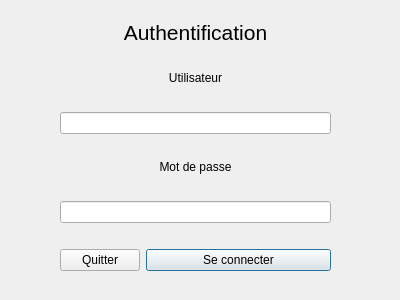
<?xml version="1.0" encoding="UTF-8"?>
<ui version="4.0">
 <class>AuthDialog</class>
 <widget class="QDialog" name="AuthDialog">
  <property name="geometry">
   <rect>
    <x>0</x>
    <y>0</y>
    <width>400</width>
    <height>300</height>
   </rect>
  </property>
  <property name="windowTitle">
   <string>Authentication</string>
  </property>
  <widget class="QWidget" name="formLayoutWidget">
   <property name="geometry">
    <rect>
     <x>60</x>
     <y>20</y>
     <width>271</width>
     <height>251</height>
    </rect>
   </property>
   <layout class="QFormLayout" name="formLayout">
    <item row="8" column="0" colspan="2">
     <widget class="QLineEdit" name="authPasswordLineEdit">
      <property name="echoMode">
       <enum>QLineEdit::Password</enum>
      </property>
     </widget>
    </item>
    <item row="6" column="0" colspan="2">
     <widget class="QLabel" name="authPasswordLabel">
      <property name="text">
       <string>Mot de passe</string>
      </property>
      <property name="alignment">
       <set>Qt::AlignCenter</set>
      </property>
     </widget>
    </item>
    <item row="4" column="0" colspan="2">
     <widget class="QLineEdit" name="authUsernameLineEdit"/>
    </item>
    <item row="3" column="0" colspan="2">
     <spacer name="verticalSpacer">
      <property name="orientation">
       <enum>Qt::Vertical</enum>
      </property>
      <property name="sizeHint" stdset="0">
       <size>
        <width>20</width>
        <height>40</height>
       </size>
      </property>
     </spacer>
    </item>
    <item row="5" column="0" colspan="2">
     <spacer name="verticalSpacer_2">
      <property name="orientation">
       <enum>Qt::Vertical</enum>
      </property>
      <property name="sizeHint" stdset="0">
       <size>
        <width>20</width>
        <height>40</height>
       </size>
      </property>
     </spacer>
    </item>
    <item row="7" column="0" colspan="2">
     <spacer name="verticalSpacer_3">
      <property name="orientation">
       <enum>Qt::Vertical</enum>
      </property>
      <property name="sizeHint" stdset="0">
       <size>
        <width>20</width>
        <height>40</height>
       </size>
      </property>
     </spacer>
    </item>
    <item row="2" column="0" colspan="2">
     <widget class="QLabel" name="authUsernameLabel">
      <property name="text">
       <string>Utilisateur</string>
      </property>
      <property name="alignment">
       <set>Qt::AlignCenter</set>
      </property>
     </widget>
    </item>
    <item row="9" column="0" colspan="2">
     <spacer name="verticalSpacer_4">
      <property name="orientation">
       <enum>Qt::Vertical</enum>
      </property>
      <property name="sizeHint" stdset="0">
       <size>
        <width>20</width>
        <height>40</height>
       </size>
      </property>
     </spacer>
    </item>
    <item row="11" column="1">
     <widget class="QPushButton" name="tryAuthButton">
      <property name="text">
       <string>Se connecter</string>
      </property>
     </widget>
    </item>
    <item row="11" column="0">
     <widget class="QPushButton" name="exitAuthButton">
      <property name="text">
       <string>Quitter</string>
      </property>
      <property name="autoDefault">
       <bool>false</bool>
      </property>
     </widget>
    </item>
    <item row="0" column="0" colspan="2">
     <widget class="QLabel" name="authHeaderLabel">
      <property name="font">
       <font>
        <pointsize>16</pointsize>
       </font>
      </property>
      <property name="text">
       <string>Authentification</string>
      </property>
      <property name="alignment">
       <set>Qt::AlignCenter</set>
      </property>
     </widget>
    </item>
    <item row="1" column="0" colspan="2">
     <spacer name="verticalSpacer_5">
      <property name="orientation">
       <enum>Qt::Vertical</enum>
      </property>
      <property name="sizeHint" stdset="0">
       <size>
        <width>20</width>
        <height>40</height>
       </size>
      </property>
     </spacer>
    </item>
   </layout>
  </widget>
 </widget>
 <tabstops>
  <tabstop>authUsernameLineEdit</tabstop>
  <tabstop>authPasswordLineEdit</tabstop>
  <tabstop>exitAuthButton</tabstop>
  <tabstop>tryAuthButton</tabstop>
 </tabstops>
 <resources/>
 <connections/>
</ui>
